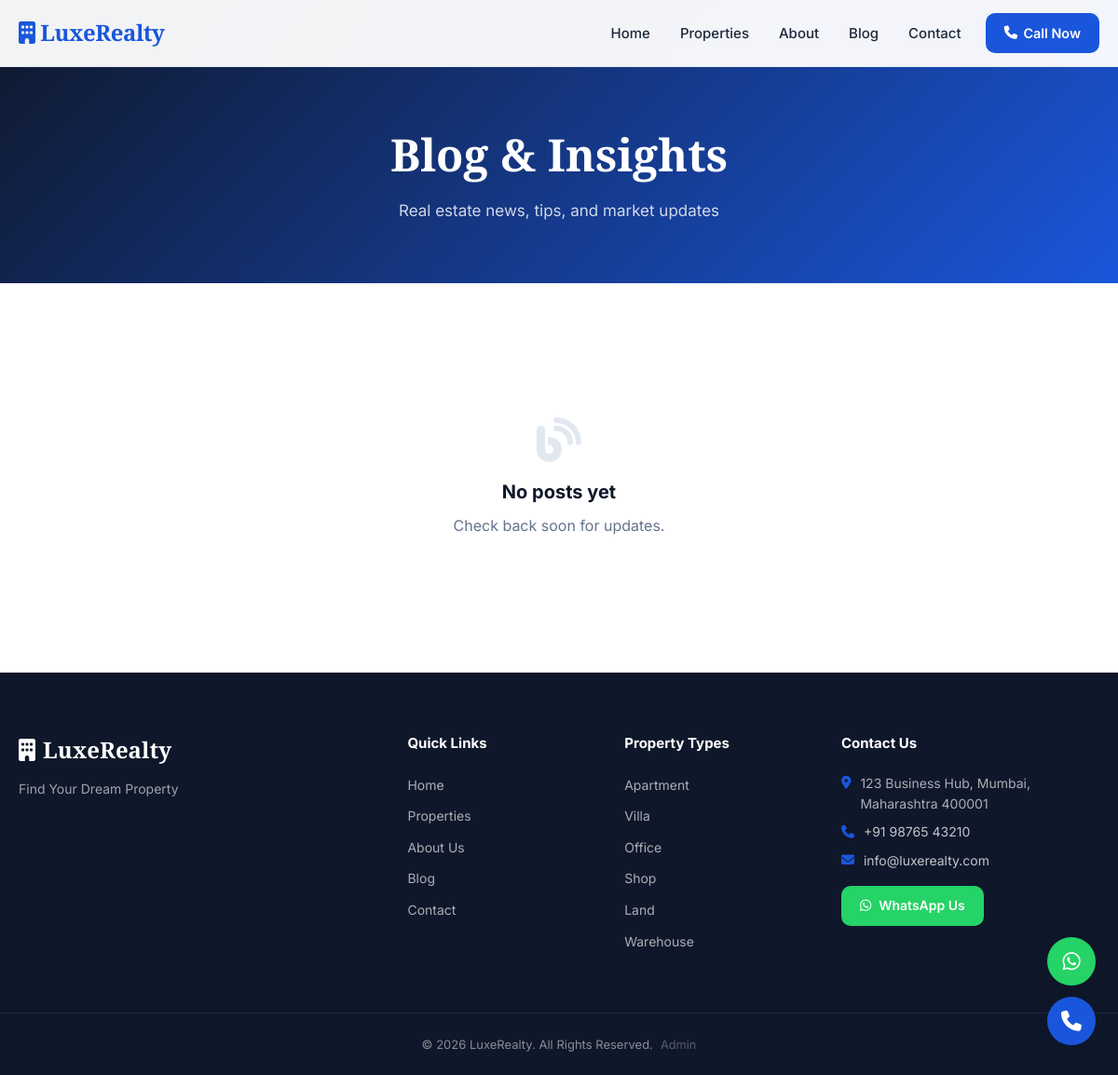
Page /blog on the committed database.
### models.py (models this page shows, shortened)
class SiteSettings(db.Model):
    __tablename__ = 'site_settings'
    id = db.Column(db.Integer, primary_key=True)
    key = db.Column(db.String(100), unique=True, nullable=False)
    value = db.Column(db.Text, nullable=True)
    updated_at = db.Column(db.DateTime, default=datetime.utcnow, onupdate=datetime.utcnow)

### app.py (the view)
@app.route('/blog')
def blog():
    page=request.args.get('page',1,type=int)
    posts=BlogPost.query.filter_by(is_published=True).order_by(BlogPost.created_at.desc()).paginate(page=page,per_page=9,error_out=False)
    return render_template('public/blog.html',posts=posts)

### app.py (called while the page is built)
def get_settings():
    rows = SiteSettings.query.all()
    s = dict(SETTING_DEFAULTS)
    for r in rows: s[r.key] = r.value
    return s

@app.context_processor
def inject_globals():
    s = get_settings()
    ext = ExternalLink.query.filter_by(is_active=True).order_by(ExternalLink.sort_order).all()
    return dict(
        settings=s, now=datetime.utcnow(),
        header_links=[l for l in ext if l.link_type=='header_nav'],
        footer_links=[l for l in ext if l.link_type=='footer'],
        social_links=[l for l in ext if l.link_type=='social'],
        csrf_token=generate_csrf,
    )

### templates/public/blog.html (shortened to what this page needs)
{% extends "partials/base.html" %}
{% block content %}
<section class="page-hero">
  <div class="container">
    <h1>Blog & Insights</h1>
    <p>Real estate news, tips, and market updates</p>
  </div>
</section>
<section class="section">
  <div class="container">
    {% if posts.items %}
    <div class="blog-grid">
      {% for post in posts.items %}
      <article class="blog-card" data-aos="fade-up">
        {% if post.featured_image %}
          <img src="{{ url_for('static', filename='uploads/blog/' + post.featured_image) }}" alt="{{ post.title }}" class="blog-img">
        {% else %}
          <div class="blog-img-placeholder"></div>
        {% endif %}
        <div class="blog-body">
          <span class="blog-date"><i class="fas fa-calendar"></i> {{ post.created_at.strftime('%B %d, %Y') }}</span>
          <h3 class="blog-title"><a href="{{ url_for('blog_detail', slug=post.slug) }}">{{ post.title }}</a></h3>
          {% if post.excerpt %}<p class="blog-excerpt">{{ post.excerpt }}</p>{% endif %}
          <a href="{{ url_for('blog_detail', slug=post.slug) }}" class="blog-read-more">Read More <i class="fas fa-arrow-right"></i></a>
        </div>
      </article>
      {% endfor %}
    </div>
    {% if posts.pages > 1 %}
    <div class="pagination">
      {% if posts.has_prev %}<a href="{{ url_for('blog', page=posts.prev_num) }}" class="page-btn"><i class="fas fa-chevron-left"></i></a>{% endif %}
      {% for p in posts.iter_pages() %}{% if p %}<a href="{{ url_for('blog', page=p) }}" class="page-btn {% if p == posts.page %}active{% endif %}">{{ p }}</a>{% endif %}{% endfor %}
      {% if posts.has_next %}<a href="{{ url_for('blog', page=posts.next_num) }}" class="page-btn"><i class="fas fa-chevron-right"></i></a>{% endif %}
    </div>
    {% endif %}
    {% else %}
    <div class="empty-state"><i class="fas fa-blog"></i><h3>No posts yet</h3><p>Check back soon for updates.</p></div>
    {% endif %}
  </div>
</section>
{% endblock %}

### templates/partials/base.html (shortened to what this page needs)
<!DOCTYPE html>
<html lang="en">
<head>
  <link rel="stylesheet" href="https://cdnjs.cloudflare.com/ajax/libs/font-awesome/6.5.0/css/all.min.css">
  <link rel="stylesheet" href="{{ url_for('static', filename='css/style.css') }}">
</head>
<body>
<nav class="navbar" id="navbar">
  <div class="nav-container">
    <a href="{{ url_for('index') }}" class="nav-logo">
      {% if settings.logo %}
        <img src="{{ url_for('static', filename='uploads/profiles/' + settings.logo) }}" alt="{{ settings.site_name }}" class="logo-img">
      {% else %}
        <span class="logo-text"><i class="fas fa-building"></i> {{ settings.site_name }}</span>
      {% endif %}
    </a>
    <ul class="nav-menu" id="navMenu">
      <li><a href="{{ url_for('index') }}" class="nav-link {% if request.endpoint=='index' %}active{% endif %}">Home</a></li>
      <li><a href="{{ url_for('properties') }}" class="nav-link {% if request.endpoint=='properties' %}active{% endif %}">Properties</a></li>
      <li><a href="{{ url_for('about') }}" class="nav-link {% if request.endpoint=='about' %}active{% endif %}">About</a></li>
      <li><a href="{{ url_for('blog') }}" class="nav-link {% if request.endpoint in ['blog','blog_detail'] %}active{% endif %}">Blog</a></li>
      <li><a href="{{ url_for('contact') }}" class="nav-link {% if request.endpoint=='contact' %}active{% endif %}">Contact</a></li>
      <li class="nav-cta">
        <a href="tel:{{ settings.phone }}" class="btn-call"><i class="fas fa-phone"></i> Call Now</a>
      </li>
    </ul>
  </div>
</nav>
<main>{% block content %}{% endblock %}</main>
<footer class="footer">
  <div class="footer-top">
    <div class="container">
      <div class="footer-grid">
        <div class="footer-col">
          {% if settings.logo %}
            <img src="{{ url_for('static', filename='uploads/profiles/' + settings.logo) }}" alt="{{ settings.site_name }}" class="logo-img-sm">
          {% else %}
            <span class="logo-text-white"><i class="fas fa-building"></i> {{ settings.site_name }}</span>
          {% endif %}
          <p class="footer-desc">{{ settings.tagline }}</p>
        </div>
        <div class="footer-col">
          <h4>Quick Links</h4>
          <ul>
            <li><a href="{{ url_for('index') }}">Home</a></li>
            <li><a href="{{ url_for('properties') }}">Properties</a></li>
            <li><a href="{{ url_for('about') }}">About Us</a></li>
            <li><a href="{{ url_for('blog') }}">Blog</a></li>
            <li><a href="{{ url_for('contact') }}">Contact</a></li>
          </ul>
        </div>
        <div class="footer-col">
          <h4>Property Types</h4>
          <ul>
            {% for pt in ['Apartment','Villa','Office','Shop','Land','Warehouse'] %}
            <li><a href="{{ url_for('properties') }}?type={{ pt }}">{{ pt }}</a></li>
            {% endfor %}
          </ul>
        </div>
        <div class="footer-col">
          <h4>Contact Us</h4>
          <div class="contact-info">
            <p><i class="fas fa-map-marker-alt"></i> {{ settings.address }}</p>
            <p><i class="fas fa-phone"></i> <a href="tel:{{ settings.phone }}">{{ settings.phone }}</a></p>
            <p><i class="fas fa-envelope"></i> <a href="mailto:{{ settings.email }}">{{ settings.email }}</a></p>
          </div>
          <a href="https://wa.me/{{ settings.whatsapp }}" target="_blank" class="whatsapp-btn">
            <i class="fab fa-whatsapp"></i> WhatsApp Us
          </a>
        </div>
      </div>
    </div>
  </div>
  <div class="footer-bottom">
    <div class="container footer-bottom-inner">
      <p>&copy; {{ now.year }} {{ settings.site_name }}. All Rights Reserved.</p>
      <div class="footer-bottom-links">
        <a href="/{{ settings.admin_path or 'admin' }}/login" class="admin-link">Admin</a>
      </div>
    </div>
  </div>
</footer>
<div class="floating-buttons">
  <a href="https://wa.me/{{ settings.whatsapp }}" target="_blank" class="float-btn whatsapp-float" title="WhatsApp">
    <i class="fab fa-whatsapp"></i>
  </a>
  <a href="tel:{{ settings.phone }}" class="float-btn call-float" title="Call Now">
    <i class="fas fa-phone"></i>
  </a>
</div>
</body>
</html>

### rows in the picture
SiteSettings: site_name "LuxeRealty"
SiteSettings: tagline "Find Your Dream Property"
SiteSettings: address "123 Business Hub, Mumbai, Maharashtra 400001"
SiteSettings: phone "+91 98765 43210"
SiteSettings: email "info@luxerealty.com"

### other values in the picture
{{ pt }} "Apartment" "Villa" "Office" "Shop" "Land" "Warehouse"
